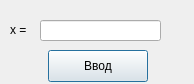
<?xml version="1.0" encoding="UTF-8"?>
<ui version="4.0">
 <class>add_x</class>
 <widget class="QDialog" name="add_x">
  <property name="geometry">
   <rect>
    <x>0</x>
    <y>0</y>
    <width>194</width>
    <height>84</height>
   </rect>
  </property>
  <property name="windowTitle">
   <string>Dialog</string>
  </property>
  <widget class="QLabel" name="x_label">
   <property name="geometry">
    <rect>
     <x>10</x>
     <y>20</y>
     <width>20</width>
     <height>20</height>
    </rect>
   </property>
   <property name="text">
    <string>x = </string>
   </property>
  </widget>
  <widget class="QLineEdit" name="line_for_enter">
   <property name="geometry">
    <rect>
     <x>40</x>
     <y>20</y>
     <width>121</width>
     <height>21</height>
    </rect>
   </property>
  </widget>
  <widget class="QPushButton" name="Enter">
   <property name="geometry">
    <rect>
     <x>48</x>
     <y>50</y>
     <width>100</width>
     <height>32</height>
    </rect>
   </property>
   <property name="text">
    <string>Ввод</string>
   </property>
  </widget>
 </widget>
 <resources/>
 <connections/>
</ui>
